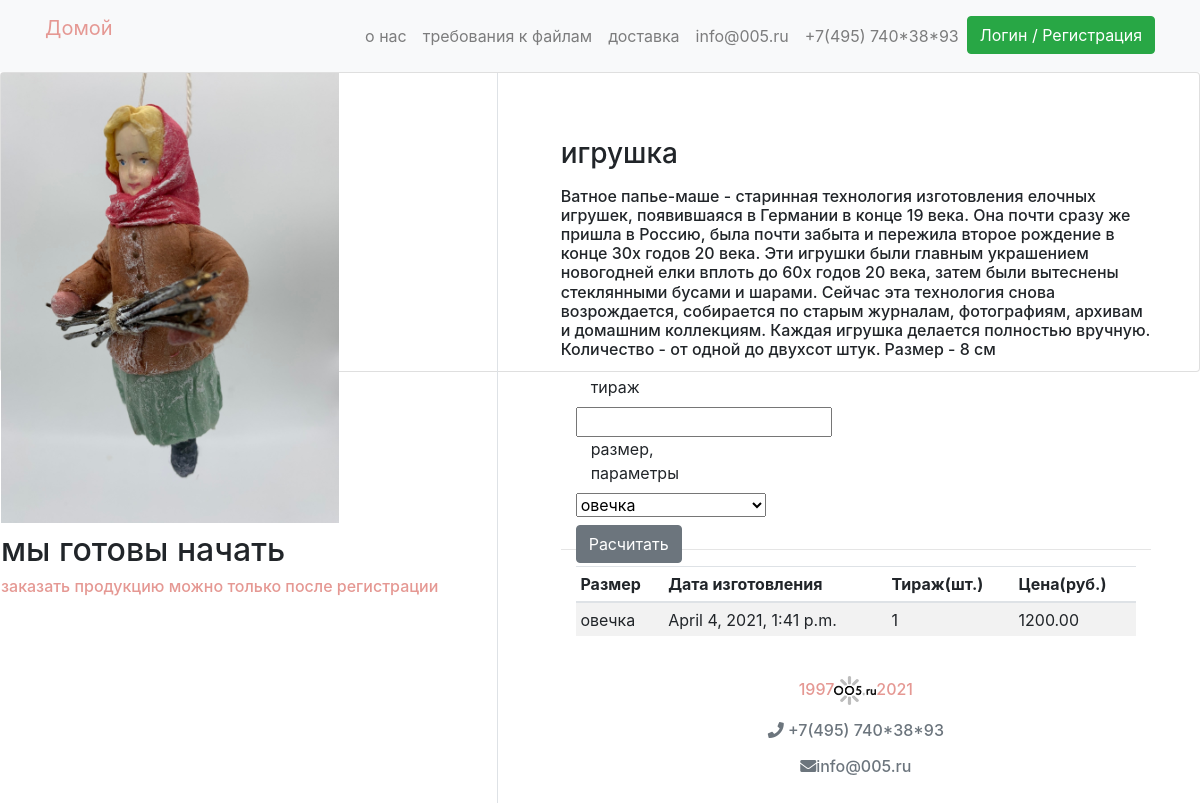
The app's page /product/sheep_toy/, older data.
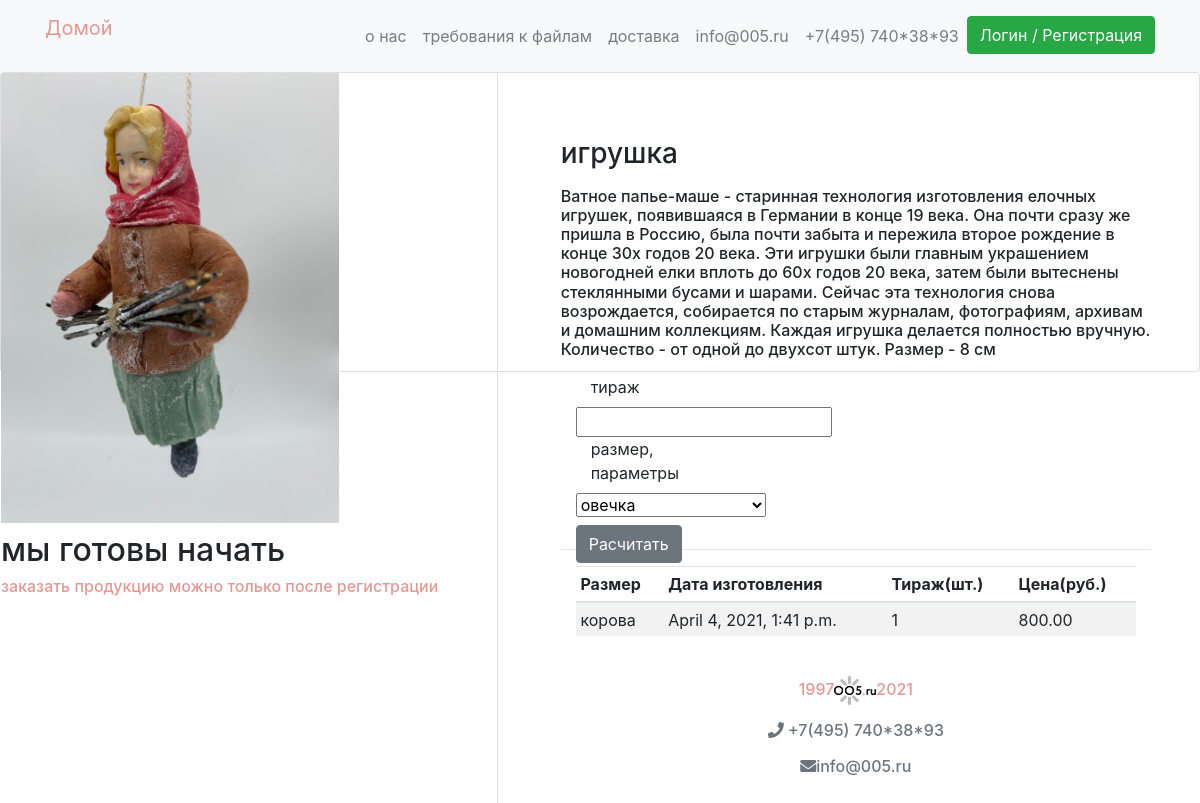
The same page, newer data.
### products/models.py (models this page shows, shortened)
class  Product(PolymorphicModel):
    mainimage = models.ImageField(upload_to='products/', blank=True, null=True)
    name = models.CharField(max_length=300, default = None, null=True)
    slug = models.SlugField(default = None, null=True)
    subcategory = models.ForeignKey(SubCategory, on_delete=models.CASCADE, default = None, null=True)
    category = models.ForeignKey(Category, on_delete=models.CASCADE, default = None, null=True)
    preview_text = models.TextField(max_length=50, verbose_name='Preview Text', blank=True, null=True)
    detail_text = models.TextField(max_length=1000, verbose_name='Detail Text', blank=True, null=True)
    lim1 = models.FloatField(default = None, null=True)
    lim2 = models.FloatField(default = None, null=True)
    tirazh = models.IntegerField(null=False)
    t = models.IntegerField(null=True)
    p = models.FloatField(default = None, null=True)
    box_size = models.CharField(max_length=50)
    def timeplus(self):
        t = self.t
        futuredate = datetime.now() + timedelta(days=t)
        return futuredate
    def calc(self):
        boxsize = self.boxsizes_set.get(value = self.box_size)
        a = float(boxsize.b*self.tirazh**2+boxsize.h*self.tirazh**1+boxsize.d)*self.p
        if self.tirazh<self.lim1:
            self.tirazh=self.lim1
        elif self.tirazh>self.lim2:
            self.tirazh=self.lim2
        return "{0:.2f}".format(round(a,0))

class Note2 (Product):
    def __init__(self, *args, **kwargs):
        super(Note2, self).__init__(*args, **kwargs)

class  Product(PolymorphicModel):
    mainimage = models.ImageField(upload_to='products/', blank=True, null=True)
    name = models.CharField(max_length=300, default = None, null=True)
    slug = models.SlugField(default = None, null=True)
    subcategory = models.ForeignKey(SubCategory, on_delete=models.CASCADE, default = None, null=True)
    category = models.ForeignKey(Category, on_delete=models.CASCADE, default = None, null=True)
    preview_text = models.TextField(max_length=50, verbose_name='Preview Text', blank=True, null=True)
    detail_text = models.TextField(max_length=1000, verbose_name='Detail Text', blank=True, null=True)
    lim1 = models.FloatField(default = None, null=True)
    lim2 = models.FloatField(default = None, null=True)
    tirazh = models.IntegerField(null=False)
    t = models.IntegerField(null=True)
    p = models.FloatField(default = None, null=True)
    box_size = models.CharField(max_length=50)
    def timeplus(self):
        t = self.t
        futuredate = datetime.now() + timedelta(days=t)
        return futuredate
    def calc(self):
        boxsize = self.boxsizes_set.get(value = self.box_size)
        a = float(boxsize.b*self.tirazh**2+boxsize.h*self.tirazh**1+boxsize.d)*self.p
        if self.tirazh<self.lim1:
            self.tirazh=self.lim1
        elif self.tirazh>self.lim2:
            self.tirazh=self.lim2
        return "{0:.2f}".format(round(a,0))

class BoxSizes(models.Model):
    value = models.CharField(max_length=80)
    name = models.CharField(max_length=80)
    product = models.ForeignKey(Product, on_delete=models.CASCADE, null = True, blank = True)
    b = models.FloatField(null = True, blank = True)
    h = models.FloatField(null = True, blank = True)
    d = models.FloatField(null = True, blank = True)

### products/views.py (the view)
# urls.py: path('product/<slug>/', new_indexView, name='product'),
def new_indexView(request, slug):
    try:
        product = Product.objects.get(slug = slug)
        boxsizes = tuple(product.boxsizes_set.all().values_list('value', 'name'))
        if not boxsizes:
            boxsizes = (('Не задан', 'Не задан'),)
        print('boxsizes \n ', boxsizes)
        form  = modelform_factory(type(product), fields = ('tirazh', 'box_size'), \
            labels = {'tirazh':'тираж', 'box_size':'размер, параметры'}, \
            widgets = {'box_size': Select(choices=boxsizes) })
    except ObjectDoesNotExist:
        product = None
        form = None
    return render(request, "products/products_details.html", {"form": form, "products": [product]})

### products/templates/products/products_details.html (shortened to what this page needs)
{% extends "products/base.html" %}
{% block content %}
{% for product in products %}
    <div class="card">
        <div class="row">
            <aside class="col-sm-5 border-right">
    <article class="gallery-wrap">
    <div class="img-big-wrap">
        {% load thumbnail %}
        {% thumbnail product.mainimage "300" as im %}
        <img align="center" src="{{ im.url }}" alt="not found" class="img-fluid">
    {% endthumbnail %}
     <h2>мы готовы начать</h2>
{% if request.user.is_authenticated %}
<a href="{% url 'mainapp:cart' product.slug %}" class="btn  btn-lg  btn-secondary text-uppercase"> <i class="fas fa-shopping-cart"></i>  Заказать </a>
{% else %}
<h6 class="card-title"><span class="text-muted"><p style="color:rgb(229, 152, 147)">заказать продукцию можно только после регистрации</p></span></a></h6>
{% endif %}
    </div>
    </article>
            </aside>
            <aside class="col-sm-7">
    <article class="card-body p-5">
    <p class="price-detail-wrap">
    <h3 class="title mb-3">{{ product.name }}</h3>
    <h6 class="title mb-3">{{product.detail_text }}</h3>
<div class="container-fluid">
    <form id="product-form">
        <div class="row">
            <div class="form-group col-4">
            {% for field in form %}
                <label class="col-12">{{ field.label }}</label>
                {{ field }}
            {% endfor %}
            <div style="position:absolute;z-index:10000;top:500 px;margin-left: 500 px;">
                <h4> </h4><input type="submit" class= "btn btn-secondary btn-buy" value="Расчитать" />
                </div>
            </div>
        </div>
</div>
<hr />
<div class="container-fluid">
    <table class="table table-striped table-sm" id="my_products">
        <thead>
            <tr>
                <th>Размер</th>
                <th>Дата изготовления</th>
                <th>Тираж(шт.)</th>
                <th>Цена(руб.)</th>
            </tr>
        </thead>
        <tbody>
        <tr>
            <td>{{product.box_size}}</td>
            <td>{{product.timeplus}}</td>
            <td>{{product.tirazh}}</td>
            <td>{{product.calc}}</td>
        </tr>
       {% endfor %}
        </tbody>
    </table>
</div>
{% endblock content %}

### products/templates/products/base.html (shortened to what this page needs)
{% load static %}
{% load thumbnail %}
<!DOCTYPE html>
<html lang="en">
<head>
  <link rel="stylesheet" href="https://stackpath.bootstrapcdn.com/bootstrap/4.3.1/css/bootstrap.min.css">
  <link href="https://cdnjs.cloudflare.com/ajax/libs/font-awesome/5.10.2/css/all.css" rel="stylesheet">
  <link rel="stylesheet" href="{% static 'css/main.css' %}">
</head>
<body>
  {% include 'products/navbar.html' %}
  {% block content %}
  {% endblock %}
</body>
</body>
</html>
<h6 class="text-center"><span class="text-muted"> <p style="color:rgb(229, 152, 147)">1997<img align="center" src="/media/products/005.png" alt="not found" class="img-fluid">2021</p></h6></span>
<h6 class="text-center"><span class="text-muted"><i class="fa fa-phone"></i> +7(495) 740*38*93<img align="center" class="img-fluid"></p></h6></span>
<h6 class="text-center"><span class="text-muted"><img align="center" class="img-fluid"><i class="fa fa-envelope" aria-hidden="true"></i>info@005.ru</p></h6></span>

### products/templates/products/navbar.html (shortened to what this page needs)
{% load cart_tag %}
<nav class="navbar navbar-expand-lg navbar-light bg-light">
  <div class="container">
  <a class="navbar-brand" href="/"><p style="color:rgb(229, 152, 147)">Домой</p></a>
  <div class="collapse navbar-collapse" id="navbarNav">
    <ul class="navbar-nav ml-auto">
      <li {% if request.path == 'contact' %}class="nav-item active"{% else %}class="nav-item"{% endif %}>
        <a class="nav-link" href="/about.html/">о нас <span class="sr-only">(current)</span></a>
      </li>
      <li class="nav-item">
        <a class="nav-link" href="/requirements.html/">требования к файлам</a>
      </li>
      <li class="nav-item">
        <a class="nav-link" href="/delivery.html/">доставка</a>
      </li>
      <a class="nav-link" href="/">info@005.ru</a>
      <a class="nav-link" href="/">+7(495) 740*38*93</a>
      {% if request.user.is_authenticated %}
      <li class="nav-item">
        <a class="nav-link" href="{% url 'mainapp:cart-home' %}">
          <i class="fa fa-shopping-cart"></i>  Корзина
          <span class="badge badge-light">{{ request.user| cart_total }}</span>
        </a>
      </li>
       <li class="nav-item">
      </li>
      <li class="nav-item dropdown">
        <a class="nav-link dropdown-toggle" href="#" id="navbarDropdown" role="button" data-toggle="dropdown" aria-haspopup="true" aria-expanded="false">
          <i class="fas fa-user-tie"></i> {{ request.user.username }}
        </a>
        <div class="dropdown-menu" aria-labelledby="navbarDropdown">
          <a class="dropdown-item" href="{% url 'checkout:oderView' %}">Заказы</a>
          <div class="dropdown-divider"></div>
          <a class="dropdown-item" href="/accounts/logout/">выход из системы</a>
        </div>
      </li>
      {% else %}
       <li class="nav-item">
        <a  class="btn btn-success" href="/accounts/login/">Логин / Регистрация</a>
      </li>
      {% endif %}
    </ul>
  </div>
  </div>
</nav>

### products/static/css/main.css (style rules this page uses)
.gallery-wrap .img-big-wrap img { height: 450px; width: auto; display: inline-block; cursor: zoom-in; }

### products/templates/products/base.html (style rules this page uses)
.card { height: 300px; }

Row changes from the older to the newer data that the page shows:
changed through a linked row, Note2 "игрушка": box_size "овечка" → "корова"; calc "1200.00" → "800.00"
